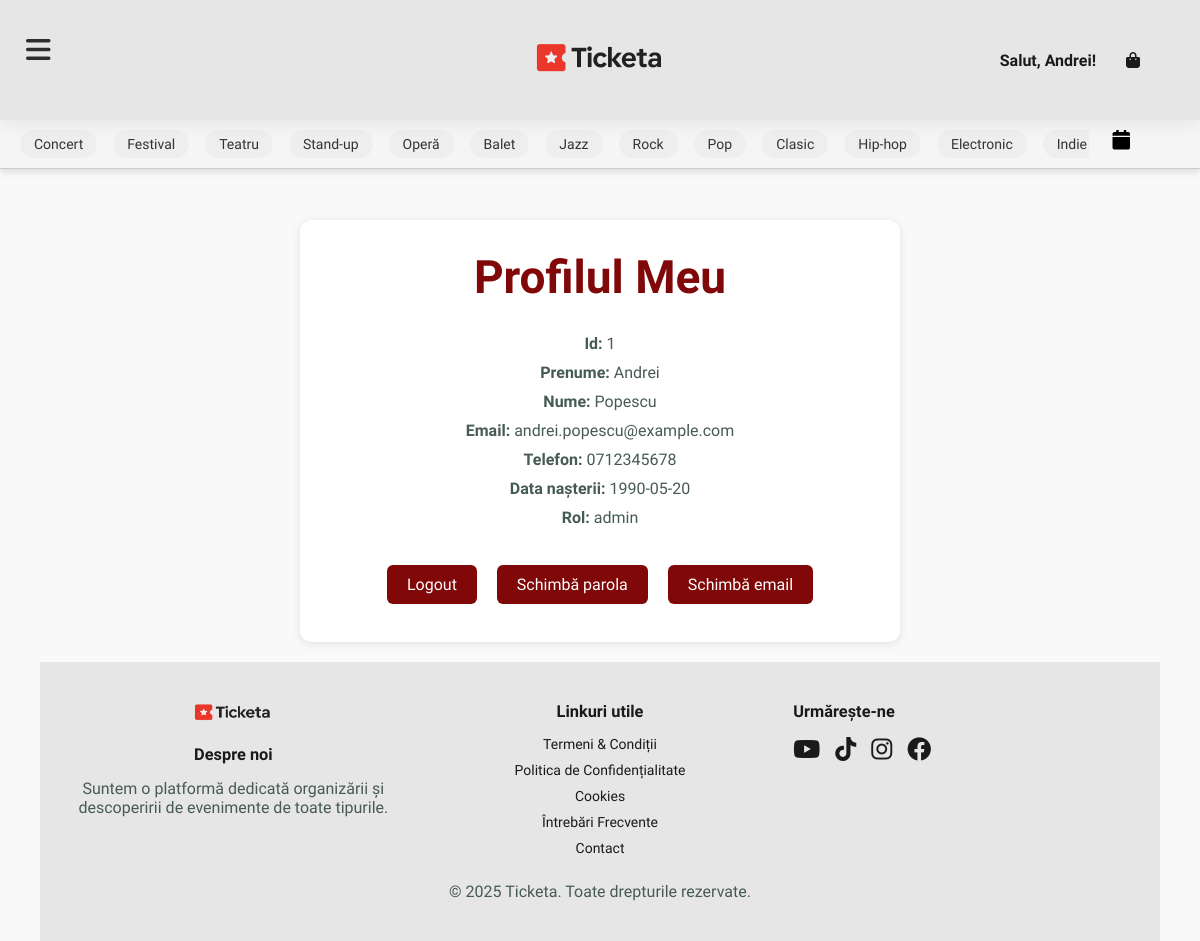
The app's page /profile.php (signed in) with its own data.
### tables this page shows
CREATE TABLE `categories` (
  `id_cat` int(11) NOT NULL,
  `denumire` varchar(255) NOT NULL
);

### profile.php (the view, shortened to what this page needs)
<?php
require_once 'includes/dbh.inc.php';
?>
<!DOCTYPE html>
<html lang="en">
<head>
    <link rel="stylesheet" href="https://use.fontawesome.com/releases/v6.4.0/css/all.css" />
    <link rel="stylesheet" href="style.css">
    <link rel="stylesheet" href="https://cdn.jsdelivr.net/npm/flatpickr/dist/flatpickr.min.css">
</head>
<body>
    <section id="header">
        <button id="menu-toggle" aria-label="Toggle menu" aria-expanded="false" aria-controls="navbar-left">
            <i class="fa-solid fa-bars"></i>
        </button>
        <div id="logo">
            <a href="index.php">
                <img src="IMG/logo.png" alt="Logo" width="150" height="150">
            </a>
        </div>
        <div class="header-right">
            <ul id="navbar-right">
                <?php if (isset($_SESSION["user_fname"])): ?>
                    <li class="greeting" style="padding: 10px; color: #1a1a1a;">
                    <a href="profile.php" style="color: #1a1a1a; text-decoration: none;">
                    Salut,
                        <?= htmlspecialchars($_SESSION["user_fname"]) ?>!
                    </li>
                <?php endif; ?>
                <li><a href="cart.php"><i class="fas fa-shopping-bag"></i></a></li>
            </ul>
        </div>
    </section>
    <section id="subheader">
        <div class="category-wrapper">
            <div class="category-scroll">
                <div class="category-scroll">
                <?php
                    try {
                        $stmt = $pdo->query("SELECT * FROM categories ORDER BY id_cat ASC");
                        $categories = $stmt->fetchAll(PDO::FETCH_ASSOC);
                    } catch (PDOException $e) {
                        echo "Eroare la preluarea categoriilor: " . $e->getMessage();
                    }
                    if ($categories) {
                        foreach ($categories as $categoryItem) {
                            $denumire = htmlspecialchars($categoryItem['denumire']);
                            $urlCategory = urlencode($denumire);
                            echo '<a href="discover_events.php?category=' . $urlCategory . '" class="category-link">' . $denumire . '</a>';
                        }
                    } else {
                        echo '<p>Nu există categorii disponibile.</p>';
                    }
                ?>
                </div>
                <div id="calendar-container" style="position: relative; display: inline-block;">
                    <i id="calendar-icon" class="fa fa-calendar" style="cursor: pointer; font-size: 20px; margin-left: 8px;"></i>
                </div>
            </div>
        </div>
    </section>
    <center>
    <div class="profile-container">
        <h2>Profilul Meu</h2>
        <div class="profile-info">
            <p><strong>Id:</strong> <?= htmlspecialchars($_SESSION["user_id"] ?? "N/A") ?></p>
            <p><strong>Prenume:</strong> <?= htmlspecialchars($_SESSION["user_fname"] ?? "N/A") ?></p>
            <p><strong>Nume:</strong> <?= htmlspecialchars($_SESSION["user_lname"] ?? "N/A") ?></p>
            <p><strong>Email:</strong> <?= htmlspecialchars($_SESSION["user_email"] ?? "N/A") ?></p>
            <p><strong>Telefon:</strong> <?= htmlspecialchars($_SESSION["user_phone"] ?? "N/A") ?></p>
            <p><strong>Data nașterii:</strong> <?= htmlspecialchars($_SESSION["user_bday"] ?? "N/A") ?></p>
            <p><strong>Rol:</strong> <?= htmlspecialchars($_SESSION["user_role"] ?? "N/A") ?></p>
        </div>
        <div class="btn-group">
            <a href="includes/logout.php">Logout</a>
            <a href="reset_password.php">Schimbă parola</a>
            <a href="change_email.php">Schimbă email</a>
        </div>
    </div>
    </center>
    <footer class="footer">
        <div class="footer-container">
            <div class="footer-column">
                <center>
                    <img src="IMG/logo2.png" width="90" height="20" style="margin-bottom: 20px;">
                    <h3 style="text-align: center;">Despre noi</h3>
                    <p>Suntem o platformă dedicată organizării și descoperirii de evenimente de toate tipurile.</p>
                </center>
            </div>
            <div class="footer-column">
                <center>
                    <h3>Linkuri utile</h3>
                    <ul class="footer-policy">
                        <li><a href="#">Termeni & Condiții</a></li>
                        <li><a href="#">Politica de Confidențialitate</a></li>
                        <li><a href="#">Cookies</a></li>
                        <li><a href="#">Întrebări Frecvente</a></li>
                        <li><a href="#">Contact</a></li>
                    </ul>
                </center>
            </div>
            <div class="footer-column">
                <h3>Urmărește-ne</h3>
                <ul class="social-icons">
                    <li><a href="https://www.youtube.com/" target="_blank">
                            <i class="fa-brands fa-youtube"></i></a></li>
                    <li><a href="https://www.tiktok.com/" target="_blank">
                            <i class="fa-brands fa-tiktok"></i></a></li>
                    <li><a href="https://www.instagram.com/" target="_blank">
                            <i class="fa-brands fa-instagram"></i></a></li>
                    <li><a href="https://www.facebook.com/" target="_blank">
                            <i class="fa-brands fa-facebook"></i></a></li>
                </ul>
            </div>
        </div>
        <div class="footer-bottom">
            <p>&copy; 2025 Ticketa. Toate drepturile rezervate.</p>
        </div>
    </footer>
</body>
</html>

### style.css (style rules this page uses)
* { margin: 0; padding: 0; box-sizing: border-box; font-family: 'Spartan', sans-serif; }
h2 { font-size: 46px; line-height: 54px; color: #222; }
p { font-size: 16px; color: #465b52; margin: 15px 0 20px 0; }
body { width: 100%; }
#header { display: flex; align-items: center; justify-content: space-between; padding: 20px 40px; background-color: #e6e6e6; box-shadow: 0 5px 15px rgba(0, 0, 0, 0.06); height: 120px; flex-wrap: wrap; gap: 15px; position: fixed; top: 0; left: 0; right: 0; z-index: 1000; }
.header-left, .header-right { display: flex; align-items: center; }
#navbar-left, #navbar-right { display: flex; align-items: center; justify-content: center; }
#navbar-left li, #navbar-right li { list-style-type: none; padding: 0 20px; position: relative; }
#navbar-left li a, #navbar-right li a { text-decoration: none; font-size: 16px; font-weight: 600; color: #1a1a1a; transition: 0.3s ease; }
#logo { position: absolute; left: 50%; top: 50%; transform: translate(-50%, -50%); }
#subheader { width: 100%; background-color: #f5f5f5; padding: 10px 20px; border-bottom: 1px solid #ccc; position: fixed; top: 120px; left: 0; right: 0; z-index: 999; box-shadow: 0 4px 6px rgba(0, 0, 0, 0.1); }
.category-wrapper { display: flex; align-items: center; position: relative; overflow: hidden; }
.category-scroll { display: flex; gap: 16px; flex-wrap: nowrap; overflow-x: auto; scrollbar-width: none; -ms-overflow-style: none; flex-grow: 1; max-width: calc(100% - 40px); }
.category-scroll a { white-space: nowrap; text-decoration: none; color: #333; padding: 6px 14px; border-radius: 20px; background-color: #eee; font-size: 14px; transition: 0.3s ease; }
.category-wrapper { display: flex; align-items: center; position: relative; overflow: hidden; padding-right: 10px; }
.category-scroll { display: flex; gap: 16px; overflow-x: hidden; flex-grow: 1; }
.category-scroll a { white-space: nowrap; text-decoration: none; color: #333; padding: 6px 14px; border-radius: 20px; background-color: #eee; font-size: 14px; transition: 0.3s ease; flex-shrink: 0; }
* { box-sizing: border-box; }
button { background-color: #04AA6D; color: white; padding: 14px 20px; margin: 8px 0; border: none; cursor: pointer; width: 100%; opacity: 0.9; }
@media screen and (min-width: 1025px) { #menu-toggle { display: none; } }
@media screen and (max-width: 1800px) { #menu-toggle { display: block !important; background: none; border: 20px; font-size: 28px; cursor: pointer; color: #1a1a1a !important; position: fixed; z-index: 2100; top: 20px; left: 20px; padding: 6px; width: auto; height: auto; } }
#menu-toggle { display: none; background: none; border: none; font-size: 28px; cursor: pointer; color: #810808; }
.footer { background-color: #e6e6e6; color: #1a1a1a; padding: 40px 20px 20px 20px; font-size: 14px; }
.footer-container { display: flex; justify-content: space-between; flex-wrap: wrap; gap: 20px; max-width: 1200px; margin: auto; }
.footer-column { flex: 1 1 250px; }
.footer-column h3 { margin-bottom: 15px; color: #1a1a1a; }
.footer-column p, .footer-column ul { margin: 0; padding: 0; list-style: none; }
.footer-column a { color: #1a1a1a; text-decoration: none; }
.footer-bottom { text-align: center; border-top: 1px solid #e6e6e6; font-size: 13px; color: #1a1a1a; }
.footer-policy { margin-top: 20px; margin-bottom: 20px; }
.footer-policy li { margin: 10px 0; }
.social-icons { display: flex; gap: 15px; list-style: none; padding: 0; margin: 15px 0; }
.social-icons a { color: #1a1a1a; font-size: 24px; transition: color 0.3s ease; text-decoration: none; }

### profile.php (style rules this page uses)
html, body { height: 100%; margin: 0; padding: 0; box-sizing: border-box; }
body { font-family: Arial, sans-serif; padding: 40px; background-color: #f9f9f9; }
.profile-container { max-width: 600px; margin-top: 180px; margin-bottom: 20px; text-align: center; background: white; padding: 30px; border-radius: 12px; box-shadow: 0 2px 10px rgba(0,0,0,0.1); }
h2 { text-align: center; color: #810808; }
.profile-info { margin-top: 30px; }
.profile-info p { font-size: 16px; margin: 10px 0; }
.btn-group { margin-top: 30px; text-align: center; }
.btn-group a { display: inline-block; margin: 8px; padding: 10px 20px; background-color: #810808; color: white; text-decoration: none; border-radius: 6px; transition: background 0.3s; }
li::marker { content: none !important; }

### records on screen
categories: denumire "Concert"
categories: denumire "Festival"
categories: denumire "Teatru"
categories: denumire "Stand-up"
categories: denumire "Operă"
categories: denumire "Balet"
categories: denumire "Jazz"
categories: denumire "Rock"
categories: denumire "Pop"
categories: denumire "Clasic"
categories: denumire "Hip-hop"
categories: denumire "Electronic"
categories: denumire "Indie"

### other values on screen
$_SESSION["user_fname"] "Andrei"
$_SESSION["user_id"] "1"
$_SESSION["user_lname"] "Popescu"
$_SESSION["user_email"] "andrei.popescu@example.com"
$_SESSION["user_phone"] "0712345678"
$_SESSION["user_bday"] "1990-05-20"
$_SESSION["user_role"] "admin"
